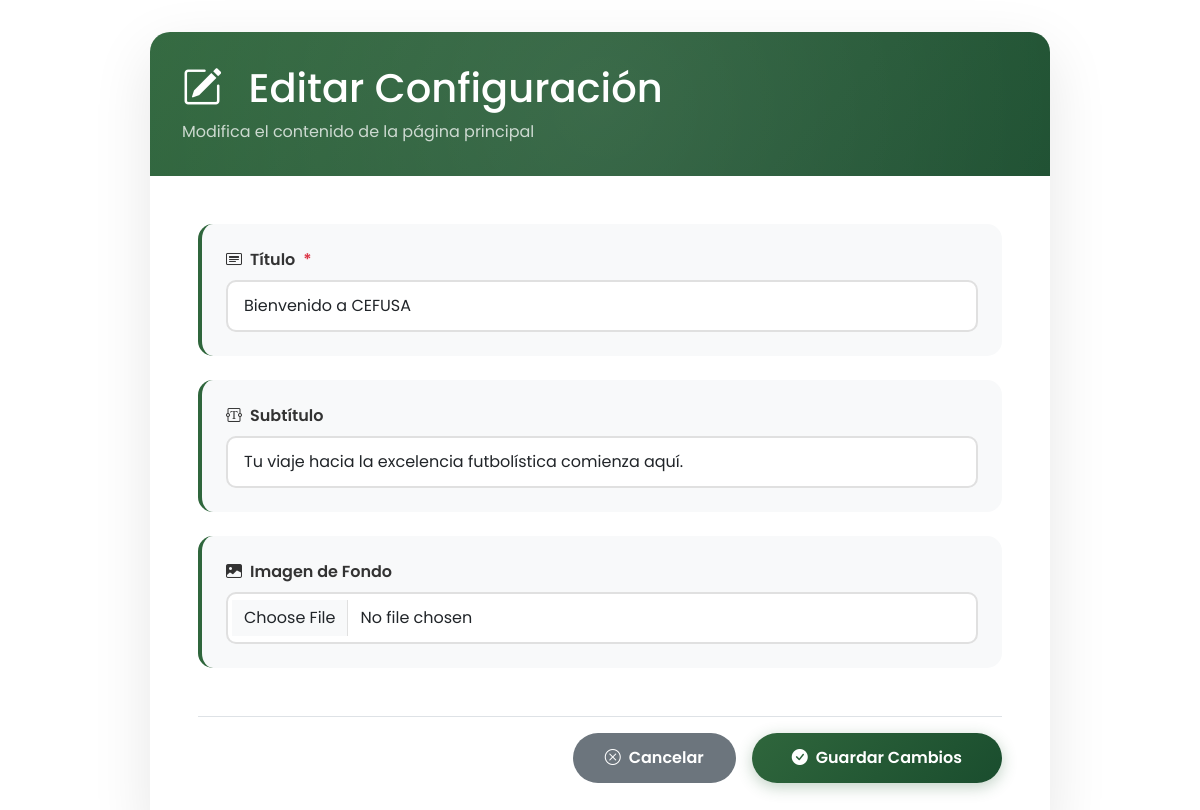
The page /manage-home/edit/ (signed in) on the database its author committed.
### Applications/core/models.py (models this page shows, shortened)
class LandingPage(models.Model):
	title = models.CharField(max_length=200, default='Bienvenido a CEFUSA')
	subtitle = models.CharField(max_length=255, blank=True)
	background = models.ImageField(upload_to='landing/', blank=True, null=True)
	updated_at = models.DateTimeField(auto_now=True)
	class Meta:
		verbose_name = 'Landing Page'
		verbose_name_plural = 'Landing Pages'

### Applications/core/views.py (the view)
# urls.py: path('manage-home/edit/', views.edit_landing_page, name='edit_landing_page'),
@login_required
def edit_landing_page(request):
    if not request.user.is_staff:
        return HttpResponseForbidden('No autorizado')
    from .models import LandingPage
    from .forms import LandingPageForm
    page, _ = LandingPage.objects.get_or_create(pk=1)
    if request.method == 'POST':
        form = LandingPageForm(request.POST, request.FILES, instance=page)
        if form.is_valid():
            form.save()
            messages.success(request, 'Página principal actualizada correctamente.')
            return redirect('manage_landing')
    else:
        form = LandingPageForm(instance=page)
    return render(request, 'edit_home_content.html', {
        'form': form,
        'page': page,
    })

### Applications/core/forms.py
class LandingPageForm(forms.ModelForm):
    class Meta:
        model = LandingPage
        fields = ['title', 'subtitle', 'background']
        labels = {
            'title': 'Título',
            'subtitle': 'Subtítulo',
            'background': 'Imagen de Fondo',
        }

### Applications/core/templates/edit_home_content.html (shortened to what this page needs)
{% load static %}
<!DOCTYPE html>
<html lang="es">
<head>
  <link href="https://cdn.jsdelivr.net/npm/bootstrap@5.3.0/dist/css/bootstrap.min.css" rel="stylesheet" />
  <link rel="stylesheet" href="https://cdn.jsdelivr.net/npm/bootstrap-icons@1.11.0/font/bootstrap-icons.css" />
</head>
<body>
  <div class="container">
    <div class="main-card">
      <div class="header-section">
        <div class="position-relative">
          <h1 class="mb-2">
            <i class="bi bi-pencil-square me-3"></i>
            {% if confirm_delete %} Confirmar Eliminación {% elif creating %}
            Crear Nuevo Contenido {% elif slide %} Editar Contenido {% else %} Editar
            Configuración {% endif %}
          </h1>
          <p class="mb-0 opacity-75">
            Modifica el contenido de la página principal
          </p>
        </div>
      </div>
      <div class="p-4 p-md-5">
        {% if confirm_delete %}
        <div class="confirm-delete-card">
          <i class="bi bi-exclamation-triangle-fill display-1 text-danger mb-3"></i>
          <h3 class="mb-3">¿Estás seguro?</h3>
          <p class="lead mb-4">
            Confirma que deseas eliminar el contenido: <br />
            <strong class="text-danger">{{ slide.title }}</strong>
          </p>
          <p class="text-muted mb-4">Esta acción no se puede deshacer.</p>
          <form method="post" class="d-inline">
            {% csrf_token %}
            <button type="submit" class="btn btn-danger-custom me-2">
              <i class="bi bi-trash-fill me-2"></i>Sí, Eliminar
            </button>
            <a href="{% url 'manage_landing' %}" class="btn btn-custom-secondary">
              <i class="bi bi-x-circle me-2"></i>Cancelar
            </a>
          </form>
        </div>
        {% else %}
        <form method="post" enctype="multipart/form-data">
          <div class="row">
            {% for field in form.visible_fields %}
            <div class="col-12 {% if field.name == 'order' or field.name == 'active' %}col-md-6{% endif %}">
              <div class="form-group-custom">
                <label for="{{ field.id_for_label }}" class="form-label">
                  {% if field.name == 'section' %}
                  <i class="bi bi-tag-fill"></i>
                  {% elif field.name == 'title' %}
                  <i class="bi bi-card-heading"></i>
                  {% elif field.name == 'subtitle' %}
                  <i class="bi bi-textarea-t"></i>
                  {% elif field.name == 'content' %}
                  <i class="bi bi-file-text"></i>
                  {% elif field.name == 'image' or field.name == 'background' %}
                  <i class="bi bi-image-fill"></i>
                  {% elif field.name == 'order' %}
                  <i class="bi bi-sort-numeric-down"></i>
                  {% elif field.name == 'active' %}
                  <i class="bi bi-toggle-on"></i>
                  {% endif %}
                  {{ field.label }}
                  {% if field.field.required %}<span class="text-danger">*</span>{% endif %}
                </label>
                {% if field.name == 'active' %}
                <div class="form-check form-switch">
                  <input class="form-check-input" type="checkbox" id="{{ field.id_for_label }}" name="{{ field.name }}"
                    {% if field.value %}checked{% endif %} style="width: 3em; height: 1.5em; cursor: pointer" />
                  <label class="form-check-label ms-2" for="{{ field.id_for_label }}">
                    Mostrar este contenido en la página
                  </label>
                </div>
                {% else %}
                  {{ field }}
                {% endif %}
              </div>
            </div>
            {% endfor %}
          </div>
          <div class="d-flex gap-3 justify-content-end mt-4 pt-3 border-top">
            <a href="{% url 'manage_landing' %}" class="btn btn-custom-secondary">
              <i class="bi bi-x-circle me-2"></i>Cancelar
            </a>
            <button type="submit" class="btn btn-custom-primary">
              <i class="bi bi-check-circle-fill me-2"></i>Guardar Cambios
            </button>
          </div>
        </form>
        {% endif %}
      </div>
    </div>
  </div>
</body>
</html>

### Applications/core/templates/edit_home_content.html (style rules this page uses)
:root { --primary-green: #2f663c; --dark-bg: #1a1a1a; --light-gray: #f8f9fa; }
body { font-family: "Poppins", sans-serif; background: white; min-height: 100vh; padding: 2rem 0; }
.main-card { background: white; border-radius: 20px; box-shadow: 0 20px 60px rgba(0, 0, 0, 0.1); overflow: hidden; max-width: 900px; margin: 0 auto; }
.header-section { background: linear-gradient(135deg, var(--primary-green) 0%, #1a4d2e 100%); color: white; padding: 2rem; position: relative; overflow: hidden; }
.header-section::before { content: ""; position: absolute; top: -50%; right: -50%; width: 200%; height: 200%; background: radial-gradient(circle, rgba(255, 255, 255, 0.1) 0%, transparent 70%); }
.form-label { font-weight: 600; color: #333; margin-bottom: 0.5rem; display: flex; align-items: center; gap: 0.5rem; }
.form-control, .form-select { border: 2px solid #e0e0e0; border-radius: 10px; padding: 0.75rem 1rem; transition: all 0.3s ease; font-size: 1rem; }
.btn-custom-primary { background: linear-gradient(135deg, var(--primary-green) 0%, #1a4d2e 100%); border: none; color: white; padding: 0.8rem 2.5rem; border-radius: 50px; font-weight: 600; transition: all 0.3s ease; box-shadow: 0 4px 15px rgba(47, 102, 60, 0.3); }
.btn-custom-secondary { background: #6c757d; border: none; color: white; padding: 0.8rem 2rem; border-radius: 50px; font-weight: 600; transition: all 0.3s ease; }
.form-group-custom { background: #f8f9fa; padding: 1.5rem; border-radius: 15px; margin-bottom: 1.5rem; border-left: 4px solid var(--primary-green); }

### rows shown on the page
LandingPage: visible_fields "Bienvenido a CEFUSA" "Tu viaje hacia la excelencia futbolística comienza aquí."

### other values the page prints
{{ field.label }} "Título" "Subtítulo" "Imagen de Fondo"
